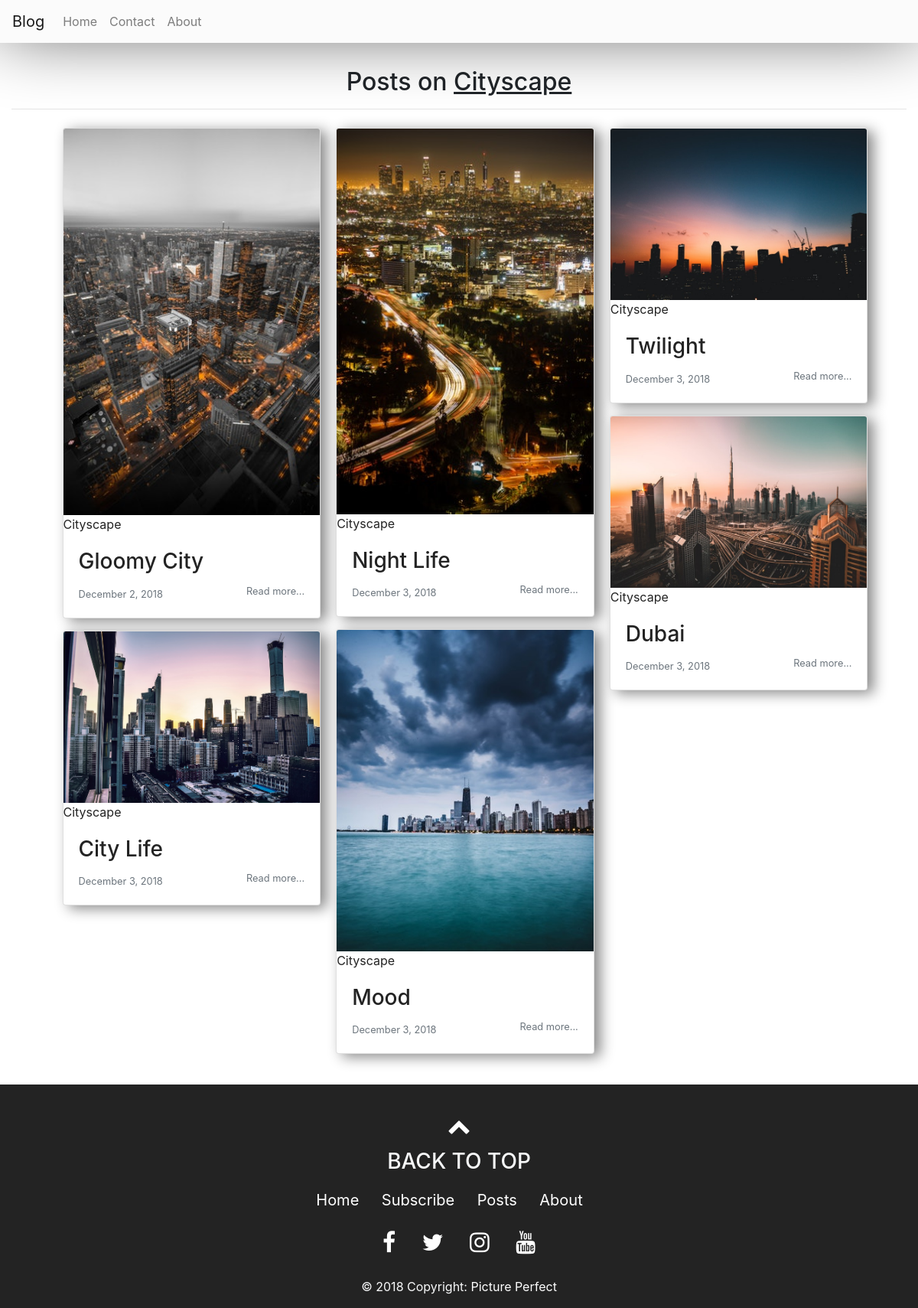
The page /filtered_posts.php?topic=3 on the database its author committed.
### tables this page shows
CREATE TABLE IF NOT EXISTS `topics` (
  `id` int(11) NOT NULL AUTO_INCREMENT,
  `name` varchar(255) NOT NULL,
  `slug` varchar(255) NOT NULL,
  PRIMARY KEY (`id`),
  UNIQUE KEY `slug` (`slug`)
);

CREATE TABLE IF NOT EXISTS `posts` (
  `id` int(11) NOT NULL AUTO_INCREMENT,
  `admin_id` int(11) NOT NULL,
  `title` varchar(255) NOT NULL,
  `slug` varchar(255) NOT NULL,
  `image` varchar(255) NOT NULL,
  `body` text NOT NULL,
  `created_at` datetime NOT NULL DEFAULT CURRENT_TIMESTAMP,
  PRIMARY KEY (`id`),
  UNIQUE KEY `slug` (`slug`),
  KEY `admin_id` (`admin_id`)
);

### includes/functions.php (called while the page is built, shortened)
<?php
function getPublishedPosts() {
	global $conn;
	$sql = "SELECT * FROM posts";
	$result = mysqli_query($conn, $sql);
	$posts = mysqli_fetch_all($result, MYSQLI_ASSOC);
	$final_posts = array();
	foreach ($posts as $post) {
		$post['topic'] = getPostTopic($post['id']);
		array_push($final_posts, $post);
	}
	return $final_posts;
}
function getPostTopic($post_id){
	global $conn;
	$sql = "SELECT * FROM topics WHERE id=
			(SELECT topic_id FROM post_topic WHERE post_id=$post_id) LIMIT 1";
	$result = mysqli_query($conn, $sql);
	$topic = mysqli_fetch_assoc($result);
	return $topic;
}
function getPublishedPostsByTopic($topic_id) {
	global $conn;
	$sql = "SELECT * FROM posts ps
			WHERE ps.id IN
			(SELECT pt.post_id FROM post_topic pt
				WHERE pt.topic_id=$topic_id GROUP BY pt.post_id
				HAVING COUNT(1) = 1)";
	$result = mysqli_query($conn, $sql);
	$posts = mysqli_fetch_all($result, MYSQLI_ASSOC);
	$final_posts = array();
	foreach ($posts as $post) {
		$post['topic'] = getPostTopic($post['id']);
		array_push($final_posts, $post);
	}
	return $final_posts;
}
function getTopicNameById($id)
{
	global $conn;
	$sql = "SELECT name FROM topics WHERE id=$id";
	$result = mysqli_query($conn, $sql);
	$topic = mysqli_fetch_assoc($result);
	return $topic['name'];
}
?>

### filtered_posts.php (the view, shortened to what this page needs)
<?php
    require_once('config.php');
    require_once( ROOT_PATH . '/includes/functions.php');
    $posts = getPublishedPosts();
    require_once( ROOT_PATH . '/includes/head_section.php');
?>
<?php
	if (isset($_GET['topic'])) {
		$topic_id = $_GET['topic'];
		$posts = getPublishedPostsByTopic($topic_id);
	}
?>
</head>
<body>
	<?php include( ROOT_PATH . '/includes/navbar.php'); ?>
<div class="container-fluid content">
  <center>
    <h2 class="content-title">
      Posts on <u><?php echo getTopicNameById($topic_id); ?></u>
    </h2>
  </center>
	<hr>
<div class="gal card-columns">
        <?php foreach($posts as $post): ?>
        <div class="card posts m-2">
          <a href="<?php echo BASE_URL . '/static/' . $post['image']; ?>" data-fancybox data-caption = "<?php echo $post['title'] ?>" ><img class="card-img-top" src="<?php echo BASE_URL . '/static/' . $post['image']; ?>" alt="Card image cap"></a>
          <?php if (isset($post['topic']['name'])): ?>
          <a class = "my-2" href="<?php echo BASE_URL . 'filtered_posts.php?topic=' . $post['topic']['id'] ?>"><?php echo $post['topic']['name'] ?></a>
          <?php endif; ?>
          <a href="single_post.php?post-slug=<?php echo $post['slug']; ?>">
            <div class="card-body">
              <h3 class="card-title"><?php echo $post['title'] ?></h3>
              <p class="card-text">
                <small class="text-muted">
                  <span><?php echo date("F j, Y ", strtotime($post["created_at"])); ?></span>
                  <span class="read_more float-right">Read more...</span>
                </small>
              </p>
            </div>
          </a>
        </div>
      <?php endforeach; ?>
    </div>
</div>
<?php include( ROOT_PATH . '/includes/footer.php') ?>
</body>
</html>

### static/style.css (style rules this page uses)
.posts { display: inline-block; box-shadow: 8px 4px 18px #888888; width: 30%; }
.posts a { text-decoration: none; color: #232323; }
.content { margin-top: 32px; margin-bottom: 32px; }
.card-columns { padding:0% 5% 0%; }

### rows shown on the page
topics: name "Cityscape"
posts: image (picture), title "Gloomy City", created_at "December 2, 2018"
posts: image (picture), title "City Life", created_at "December 3, 2018"
posts: image (picture), title "Night Life", created_at "December 3, 2018"
posts: image (picture), title "Mood", created_at "December 3, 2018"
posts: image (picture), title "Twilight", created_at "December 3, 2018"
posts: image (picture), title "Dubai", created_at "December 3, 2018"
